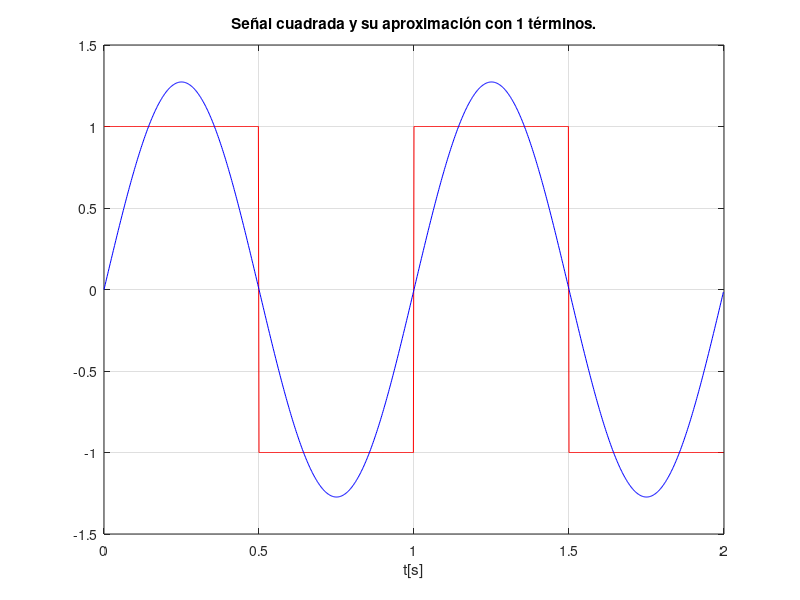
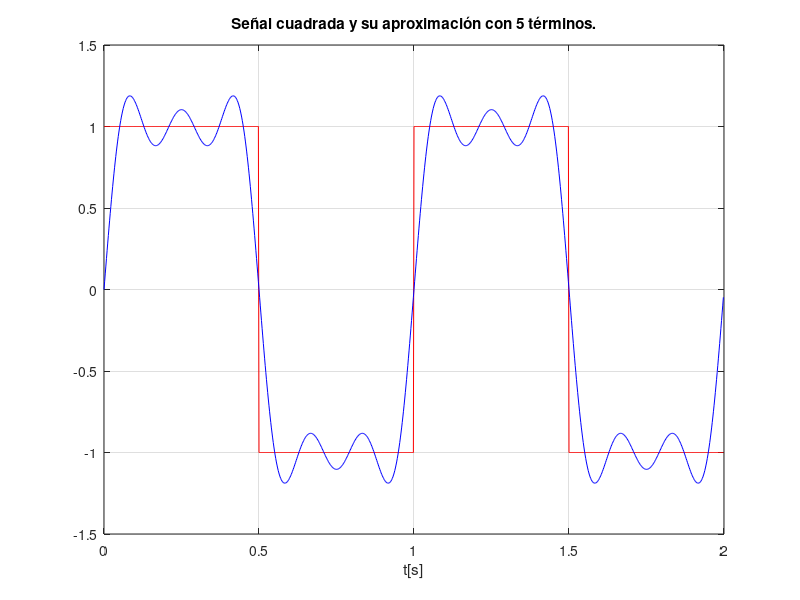
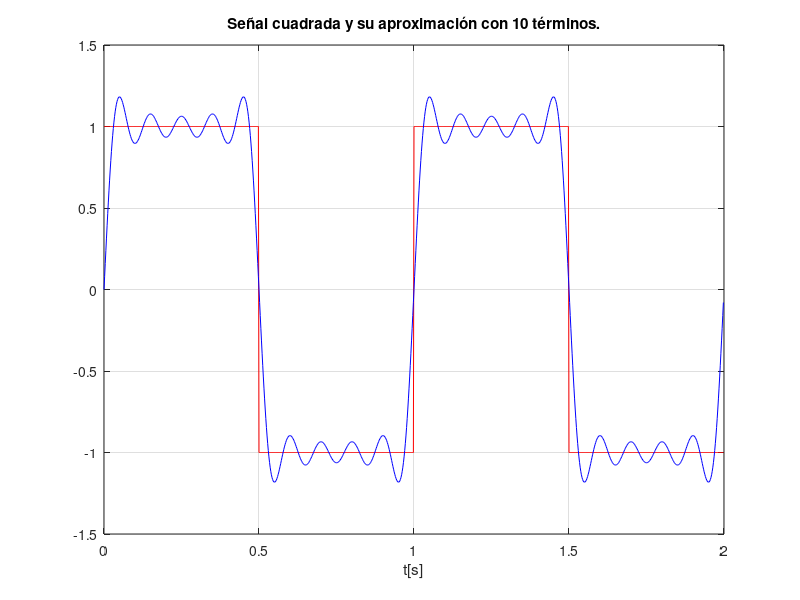
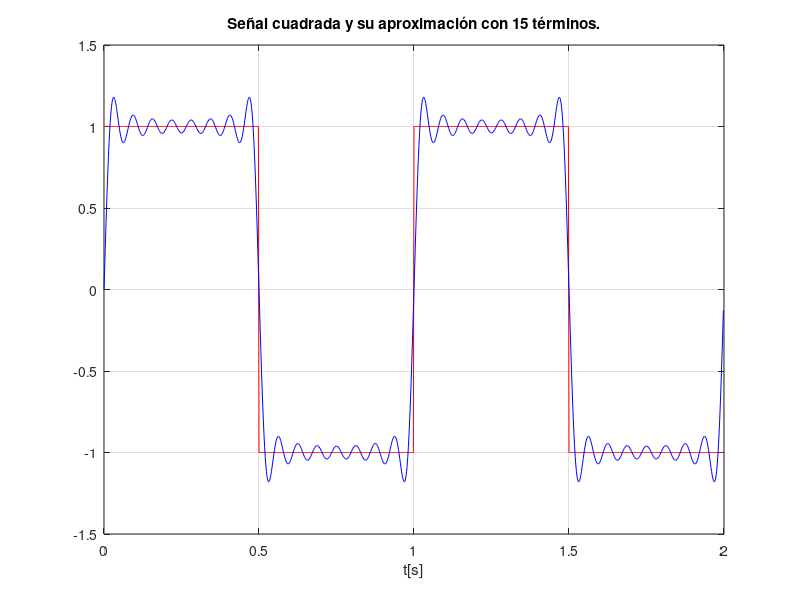

Here is the MATLAB script that generated these plots, in order:
%% Guia 1 - Ejercicio de laboratorio 12
%
% Aproxime una onda cuadrada mediante series seno de diferente cantidad de
% términos y discuta la relación entre los resultados obtenidos y el
% fenómeno de Gibbs.

%% Resultados y código fuente
% Vemos que al aumentar la cantidad de términos mejora la aproximación de
% la onda cuadrada. El fenómeno de Gibbs aparece cuando se quiere aproximar
% una función que presenta una o más discontinuidades y se manifiesta
% mediante oscilaciones cerca de la discontinuidad. A pesar de que aumentemos
% la cantidad de términos de la aproximación, este fenómeno persiste.

clear all;
close all;

f0 = 1;
fm = 500;
t = 0:1/fm:2-1/fm;
y = square(2*pi*f0*t); % Genero una cuadrada de f0 Hz

L = length(t);
for N=0:5:20 % Iteramos sobre la cantidad de bases
    if N==0
        M = N+1;
    else
        M = N;
    end
    s = 0.*y;
    
    for k=1:1:M
        sk = sin(2*pi*k*t*f0);
        ak = dot(y,sk)/dot(sk,sk);
        s = s + ak*sk;
    end

    figure(M)
    plot(t,y,'r'); hold on;
    plot(t,s,'b'); hold off;
    grid on;
    title(sprintf('Señal cuadrada y su aproximación con %d términos.',M));
    xlabel('t[s]');
    
end